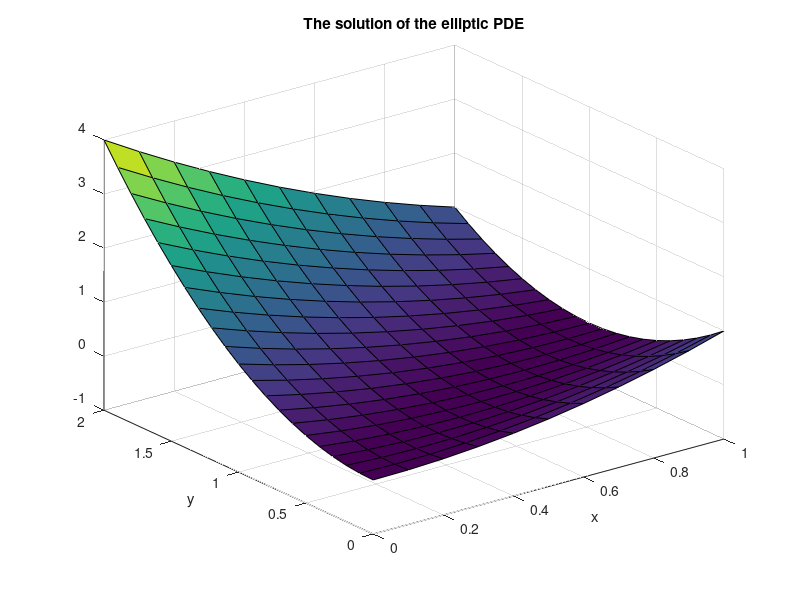

Source code (MATLAB):
% Solve the elliptic PDE
% u_xx + u_yy = f in [a,b]x[c,d]
% u = g at the frontier

% the functions
f = @(x,y) 4;
g = @(x,y) (x-y)^2;

% domain [a,b]x[c,d]
a = 0; b = 1;
c = 0; d = 2;

% numerical parameters
n = 10; dx = (b-a)/n;
m = 20; dy = (d-c)/m;

%---------------%%
%----- FDM -----%%
%---------------%%

lMax = (n-1)*(m-1);
A = zeros(lMax,lMax);
vecB = zeros(lMax,1);

ij_to_l = @(i,j) i + (m-1-j)*(n-1);

for i=1:(n-1)
    for j=1:(m-1)
    % init
    l = ij_to_l(i,j);
    xi = a+i*dx;
    yj = c+j*dy;
    l_ip = ij_to_l(i+1,j);
    l_im = ij_to_l(i-1,j);
    l_jp = ij_to_l(i,j+1);
    l_jm = ij_to_l(i,j-1);
    %???? the matrix A: stencil with 5 points
    % diagonal
    A(l,l) = -(2+2*dx^2/dy^2);
    % The vector b
    vecB(l) = dx^2*f(xi,yj);
    % extra diago: !! Danger border !!
        if (i~=1)
        A(l_im,l) = 1;
        else
        % x_i?1=a (left)
        vecB(l) = vecB(l) - g(a,yj);
        end
        if (i~=(n-1))
        A(l_ip,l) = 1;
        else
        % x_i+1=b (right)
        vecB(l) = vecB(l) - g(b,yj);
        end
        if (j~=1)
        A(l,l_jm) = 1;
        else
        % y_i?1=c (down)
        vecB(l) = vecB(l) - dx^2/dy^2*g(xi,c);
        end
        if (j~=(m-1))
        A(l,l_jp) = 1;
        else
        % y_i+1=d (up)
        vecB(l) = vecB(l) - dx^2/dy^2*g(xi,d);
        end
    end
end

%---------------%%
%--- Solution --%%
%---------------%%
vecU = A\vecB;

%??reconstruction matrix solution
matU = zeros(n+1,m+1);
for i=0:n
    for j=0:m
        if (i==0 || i==n || j==0 || j==m)
        % at the border
        xi = a+i*dx;
        yj = c+j*dy;
        matU(i+1,j+1) = g(xi,yj);
        else
        % inside
        l = ij_to_l(i,j);
        matU(i+1,j+1) = vecU(l);
        end
    end
end

%?? plot
x = linspace(a,b,n+1);
y = linspace(c,d,m+1);
[X,Y] = meshgrid(x,y);
surf(X,Y,matU')
xlabel('x')
ylabel('y')
title('The solution of the elliptic PDE')

%?? the error
zSol = @(x,y) (x-y).^2;
error = max(max( abs(matU'-zSol(X,Y)) ));